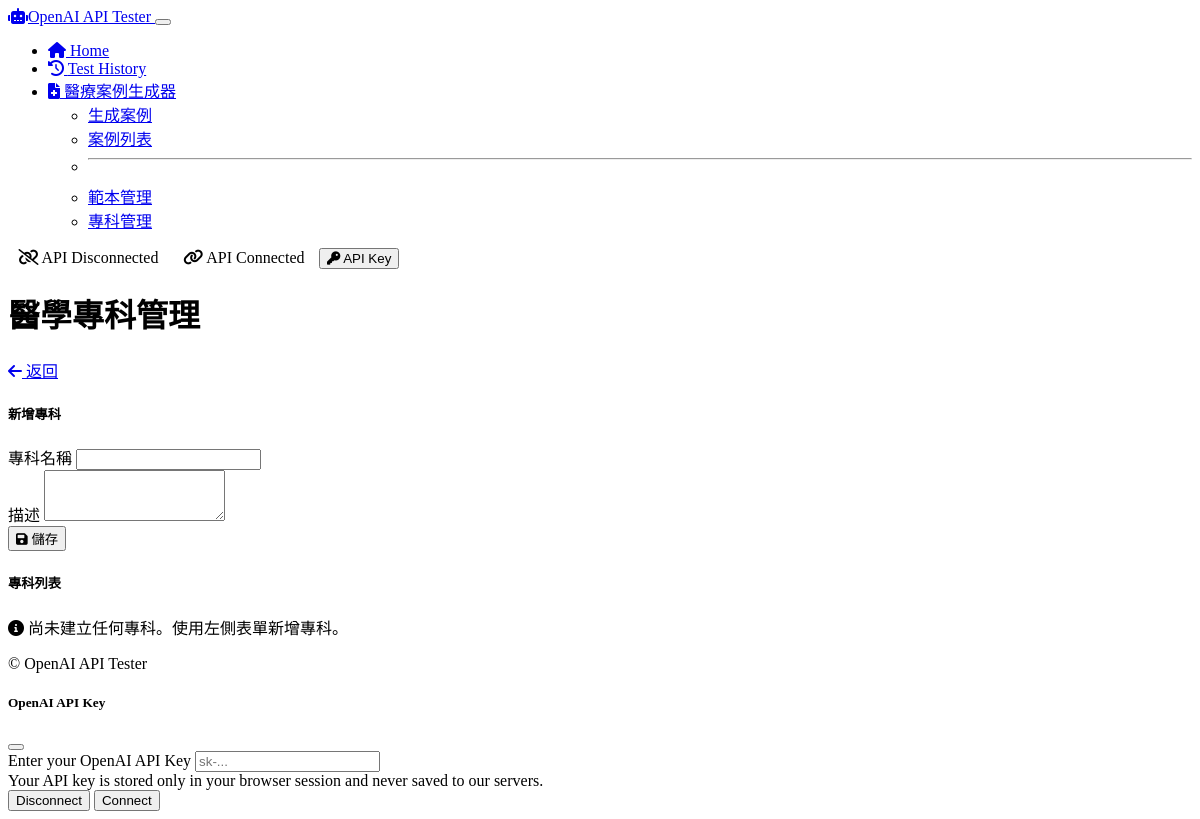
/medical/specialties, run on an earlier commit of the app's database.
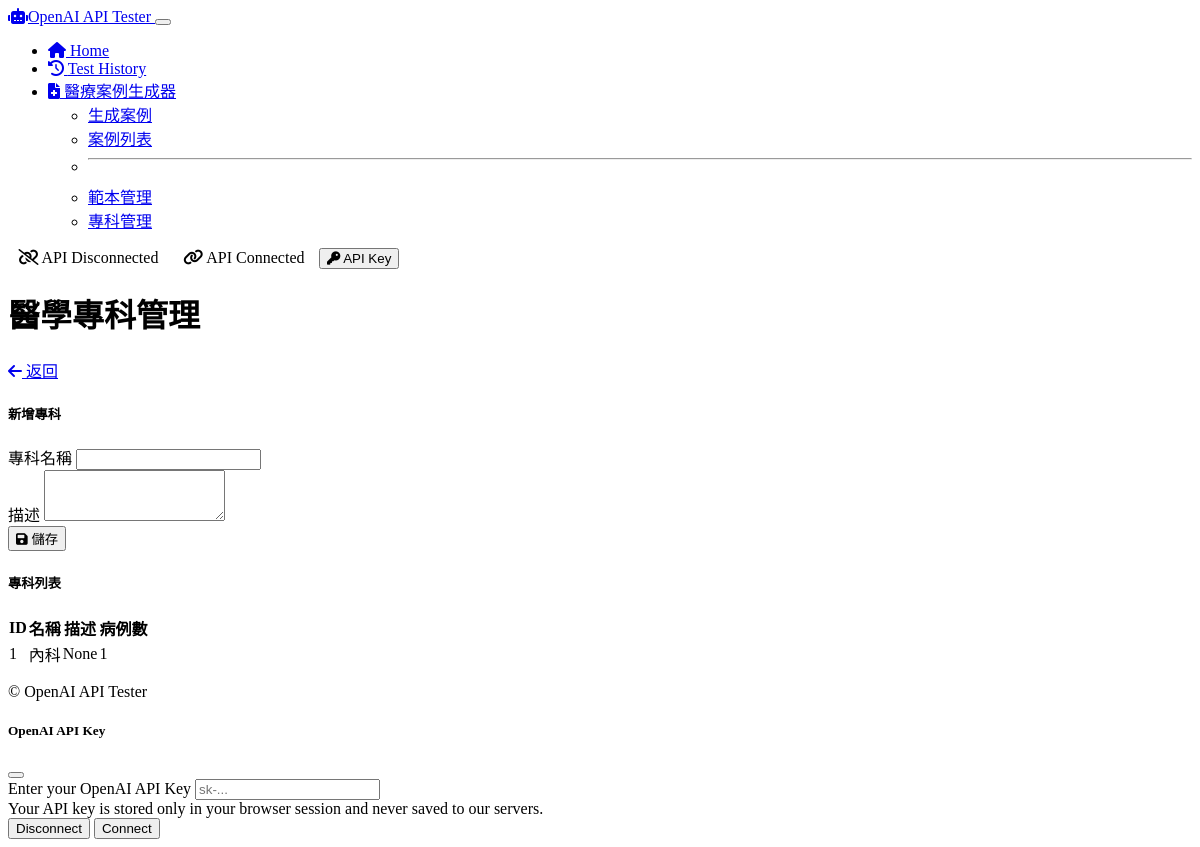
And on a later commit of the database.
### models/medical_case.py (models this page shows, shortened)
class MedicalSpecialty(db.Model):
    id = db.Column(db.Integer, primary_key=True)
    name = db.Column(db.String(100), nullable=False, unique=True)
    description = db.Column(db.Text, nullable=True)
    cases = db.relationship('MedicalCase', backref='specialty', lazy=True)

### routes/medical_routes.py (the view)
@app.route('/medical/specialties', methods=['GET'])
def list_specialties():
    specialties = MedicalSpecialty.query.all()
    return render_template('medical/specialties.html', specialties=specialties)

### templates/medical/specialties.html
{% extends 'layout.html' %}
{% block content %}
<div class="container py-4">
    <div class="mb-4 d-flex justify-content-between align-items-center">
        <h1>醫學專科管理</h1>
        <a href="{{ url_for('medical_home') }}" class="btn btn-secondary">
            <i class="fas fa-arrow-left me-1"></i> 返回
        </a>
    </div>
    <div class="row">
        <div class="col-md-5">
            <div class="card shadow-sm">
                <div class="card-header">
                    <h5 class="mb-0">新增專科</h5>
                </div>
                <div class="card-body">
                    <form action="{{ url_for('add_specialty') }}" method="POST">
                        <div class="mb-3">
                            <label for="name" class="form-label">專科名稱</label>
                            <input type="text" class="form-control" id="name" name="name" required>
                        </div>
                        <div class="mb-3">
                            <label for="description" class="form-label">描述</label>
                            <textarea class="form-control" id="description" name="description" rows="3"></textarea>
                        </div>
                        <button type="submit" class="btn btn-primary">
                            <i class="fas fa-save me-1"></i> 儲存
                        </button>
                    </form>
                </div>
            </div>
        </div>
        <div class="col-md-7">
            <div class="card shadow-sm">
                <div class="card-header">
                    <h5 class="mb-0">專科列表</h5>
                </div>
                <div class="card-body">
                    {% if specialties %}
                        <div class="table-responsive">
                            <table class="table table-hover">
                                <thead>
                                    <tr>
                                        <th>ID</th>
                                        <th>名稱</th>
                                        <th>描述</th>
                                        <th>病例數</th>
                                    </tr>
                                </thead>
                                <tbody>
                                    {% for specialty in specialties %}
                                        <tr>
                                            <td>{{ specialty.id }}</td>
                                            <td>{{ specialty.name }}</td>
                                            <td>{{ specialty.description }}</td>
                                            <td>{{ specialty.cases|length }}</td>
                                        </tr>
                                    {% endfor %}
                                </tbody>
                            </table>
                        </div>
                    {% else %}
                        <div class="alert alert-info">
                            <i class="fas fa-info-circle me-2"></i> 尚未建立任何專科。使用左側表單新增專科。
                        </div>
                    {% endif %}
                </div>
            </div>
        </div>
    </div>
</div>
{% endblock %}

What changed in the data, as far as the page shows it:
added MedicalSpecialty: id "1", name "內科", description "None", cases|length "1"
Also different on the page:
text no longer shown: "尚未建立任何專科。使用左側表單新增專科。"
text now shown: "ID 名稱 描述 病例數"
